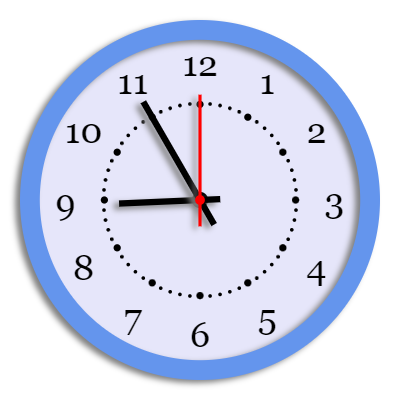
#> input picture 08h55m00.png, 400 x 400 px
$ python 'test find contours.py'
#> lines starting #> are read from the running program, lines starting #| are printed output that depends on the picture; after the words box and inside, x2 and y2 are one past the last pixel; in counts of white or black regions, pixels touching at a corner belong together
import cv2
import numpy as np

img = cv2.imread('08h55m00.png', 1)
#> img is the input picture: shape (400, 400, 3); mean B, G, R 238.6, 217.9, 212.1
temp = img.copy()
temp2 = img.copy()
img_grayscale = cv2.cvtColor(img, cv2.COLOR_BGR2GRAY)
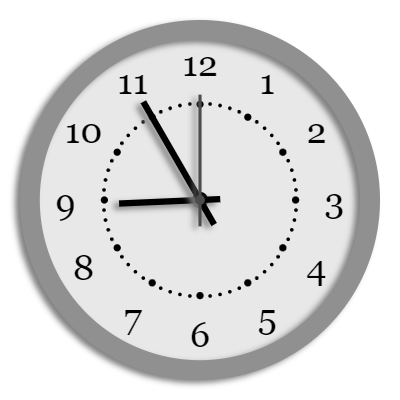
#> img_grayscale: shape (400, 400); min 0, max 255, mean 218.4

ret, thresh = cv2.threshold(img, 127, 255, cv2.THRESH_BINARY)
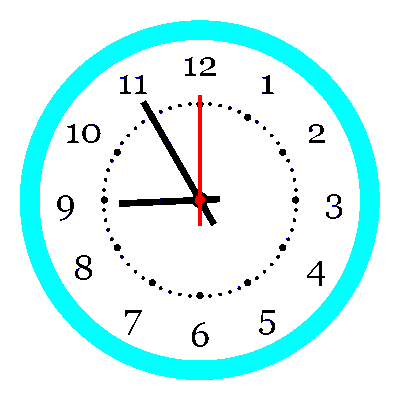
#> thresh: shape (400, 400, 3); mean B, G, R 247.4, 247.2, 214.5
# kernel = np.ones((5, 5), np.uint8)
# thresh = cv2.erode(thresh, kernel, iterations=1)
edges = cv2.Canny(thresh, 100, 200)
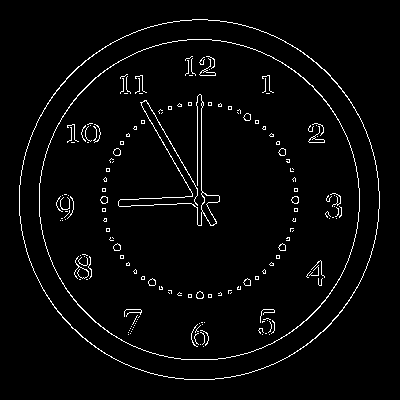
#> edges: shape (400, 400); 3.1% white in thin lines or dots, all inside (x1, y1, x2, y2) = (19, 19, 380, 380)
cv2.imshow('EDGES', edges)
cv2.imshow('THRESHOLD IMAGE', thresh)

# Getting and display Contours
contours, _ = cv2.findContours(edges.copy(), cv2.RETR_TREE, cv2.CHAIN_APPROX_NONE)
#> contours = 222 contours, 192 with area under 20; largest, box (x1, y1, x2, y2) and area: (19, 19, 380, 380) 101796, (19, 19, 380, 380) 101634, (39, 39, 360, 360) 80706, (39, 39, 360, 360) 80557, (118, 94, 220, 226) 326
#> (the run stopped early here; a loop or call above may not have finished)

$ run again, with 01h00p10s.png copied over 08h55m00.png
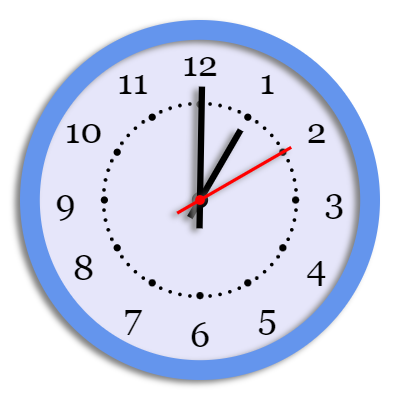
#> input picture 01h00p10s.png, 400 x 400 px
#> img is the input picture: shape (400, 400, 3); mean B, G, R 238.8, 218, 212.3
#> `ret, thresh = cv2.threshold(img, 127, 255, cv2.THRESH_BINARY)`:
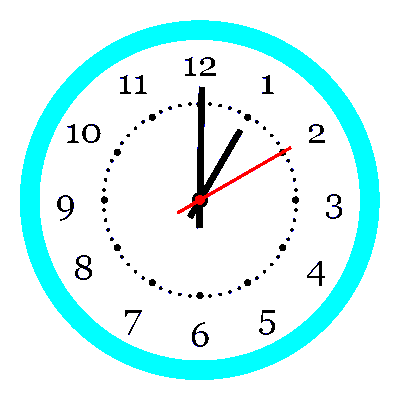
#> thresh: shape (400, 400, 3); mean B, G, R 247.5, 247.3, 214.5
#> `edges = cv2.Canny(thresh, 100, 200)`:
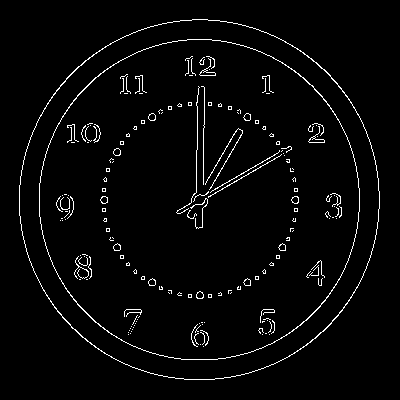
#> edges: shape (400, 400); 3.1% white in thin lines or dots, all inside (x1, y1, x2, y2) = (19, 19, 380, 380)
#> contours = 231 contours, 202 with area under 20; largest, box (x1, y1, x2, y2) and area: (19, 19, 380, 380) 101796, (19, 19, 380, 380) 101634, (39, 39, 360, 360) 80706, (39, 39, 360, 360) 80557, (199, 58, 216, 76) 58
